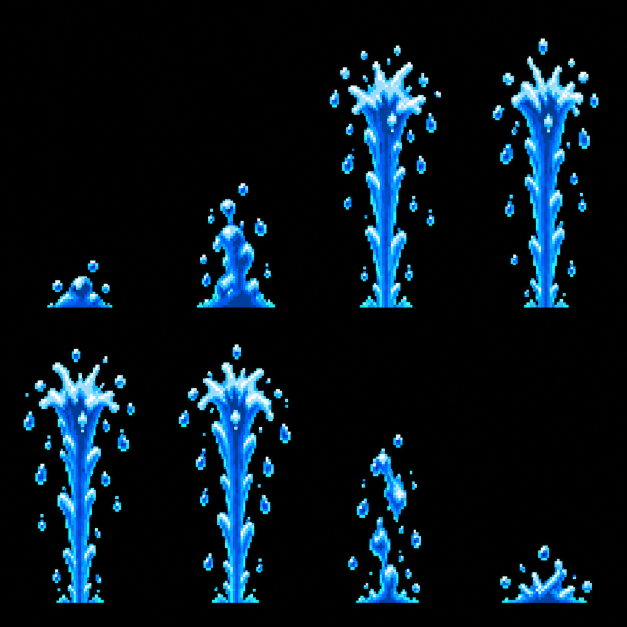
#> input picture sparkpaw/assets/concept/drowned-geyser-animation-source-v2.png, 1254 x 1254 px (shown at 1/2 size)
$ python prepare_drowned_geyser.py
#> lines starting #> are read from the running program, lines starting #| are printed output that depends on the picture; after the words box and inside, x2 and y2 are one past the last pixel; in counts of white or black regions, pixels touching at a corner belong together
### sparkpaw/tools/preview_drowned_native.py
#!/usr/bin/env python3
"""Offline art study only. Never writes runtime assets or dist."""
from pathlib import Path
import hashlib
import json
import struct
from PIL import Image, ImageDraw
from generate_runtime_assets import FRONT16, save_spbm

ROOT = Path(__file__).resolve().parents[1]
OUT = ROOT / 'assets/concept/drowned-native-v1'
SOURCE = ROOT / 'assets/concept/drowned-turbines-slice-source-v1.png'


# [16 lines left out: function decode, not called in this run]


def indexed(source, palette, first=0):
    out = Image.new('P', source.size)
    out.putpalette([c for rgb in palette for c in rgb] + [0]*(768-3*len(palette)))
    lookup = {}
    for y in range(source.height):
        for x in range(source.width):
            rgb = source.getpixel((x, y))
            if rgb not in lookup:
                lookup[rgb] = min(range(first, len(palette)), key=lambda p:
                    sum((rgb[c]-palette[p][c])**2 for c in range(3)))
            out.putpixel((x, y), lookup[rgb])
    return out


# [72 lines left out: function main, not called in this run]


# [2 lines that do not run on import are left out]

### sparkpaw/tools/preview_drowned_jet.py
"""Native indexed animation review, not gameplay or a renderer benchmark."""
from pathlib import Path
import json
from PIL import Image
from preview_drowned_native import decode,indexed
from preview_drowned_polish import PAL
from generate_runtime_assets import save_spbm
ROOT=Path(__file__).resolve().parents[1];OUT=ROOT/'assets/concept/drowned-jet-native-v1'
def keyed(rgb,palette):
 im=indexed(rgb,palette,first=1)
 mask=Image.frombytes('L',rgb.size,bytes(255 if max(rgb.getpixel((x,y)))>32 else 0 for y in range(rgb.height) for x in range(rgb.width)))
 out=Image.new('P',rgb.size,0);out.putpalette(im.getpalette());out.paste(im,(0,0),mask);return out

def paste(dst,im,at):
 mask=Image.frombytes('L',im.size,bytes(255 if p else 0 for p in im.tobytes()))
 dst.paste(im.convert('RGB'),at,mask)
# [51 lines left out: function main, not called in this run]
# [1 lines that do not run on import are left out]

### sparkpaw/tools/prepare_drowned_geyser.py
"""Convert the approved recessed-geyser family; no production asset writes."""
from collections import Counter
from pathlib import Path
import json
from PIL import Image
from generate_runtime_assets import save_spbm
from preview_drowned_native import decode
from preview_drowned_polish import PAL
from preview_drowned_jet import keyed

ROOT = Path(__file__).resolve().parents[1]
OUT = ROOT / 'assets/concept/drowned-geyser-native-v2'
NATIVEPAL = [tuple((v >> 4) * 17 for v in c) for c in PAL]

def blank(size):
    im = Image.new('P', size, 0)
    im.putpalette([v for c in NATIVEPAL for v in c] + [0] * 720)
    return im

def main():
    OUT.mkdir(parents=True, exist_ok=True)
    src = Image.open(ROOT / 'assets/concept/drowned-geyser-animation-source-v2.png').convert('RGB')
#> src is the input picture: PIL image 1254x1254 RGB; mean R, G, B 6.3, 19.9, 29.4
    # One whole-sheet scale. The generated second ROW has its baseline four
    # native pixels higher; register that entire row, never fit individual poses.
    scaled = src.resize((128,128), Image.Resampling.BOX)
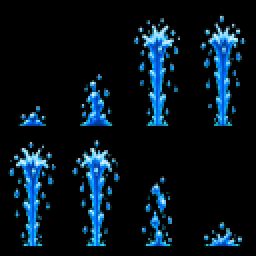
#> scaled: PIL image 128x128 RGB (shown 2 times larger); mean R, G, B 6.1, 19.8, 29.3
    frames = []
    for i in range(8):
        cell = scaled.crop(((i%4)*32,(i//4)*64,(i%4+1)*32,(i//4+1)*64))
        small = keyed(cell, [NATIVEPAL[p] for p in (0,5,6,11)])
        frame = blank((32,64))
        pixels = bytes((0,5,6,11)[p] for p in small.tobytes())
        small.putdata(pixels)
        small.putpalette(frame.getpalette())
        frame.paste(small, (0, 4 if i >= 4 else 0))
        frames.append(frame)
#> this loop made 8 passes
#> pass 1, in keyed, `im=indexed(rgb,palette,first=1)`:
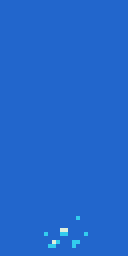
#> im: PIL image 32x64 P (shown 4 times larger); mean R, G, B 34.4, 102.7, 204.2
#> pass 1, in keyed, `mask=Image.frombytes('L',rgb.size,bytes(255 if max(rgb.getpixel((x,y))..`:
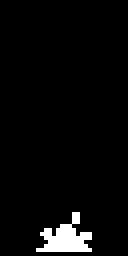
#> mask: PIL image 32x64 L (shown 4 times larger); 3.6% white; 1 white region, box (x1, y1, x2, y2) and area: (9, 53, 23, 63) 73
#> after the loop:
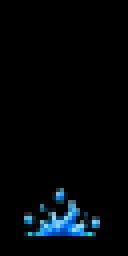
#> cell: PIL image 32x64 RGB (shown 4 times larger); mean R, G, B 2.3, 6.4, 9.1
#> after the loop:
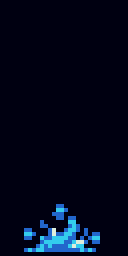
#> frame: PIL image 32x64 P (shown 4 times larger); mean R, G, B 2.4, 7.1, 26.8
#> after the loop:
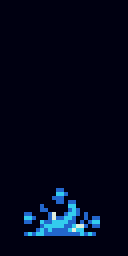
#> small: PIL image 32x64 P (shown 4 times larger); mean R, G, B 2.4, 7.1, 26.8
#> after the loop, frames = 8 items
    atlas = blank((32,512))
#> in blank (call 9), `im = Image.new('P', size, 0)`: im: PIL image 32x512 P; every value is 0
    for i,frame in enumerate(frames):
        atlas.paste(frame,(0,i*64))
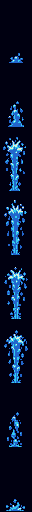
#> atlas: PIL image 32x512 P; mean R, G, B 8, 21.3, 47.9
#> (the run stopped early here; a loop or call above may not have finished)
